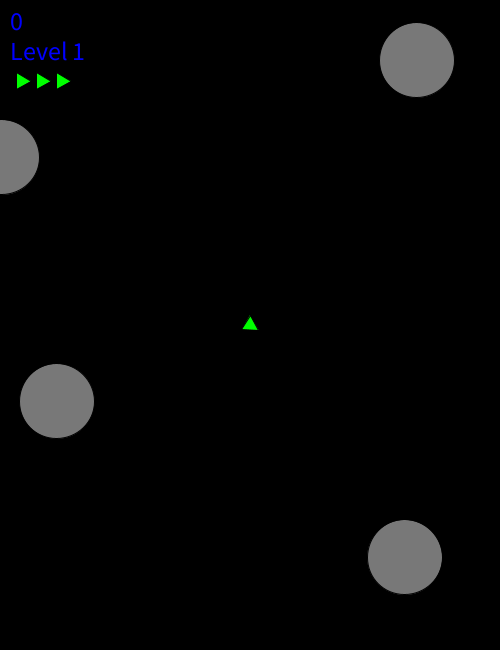
Frame 1 (no input)
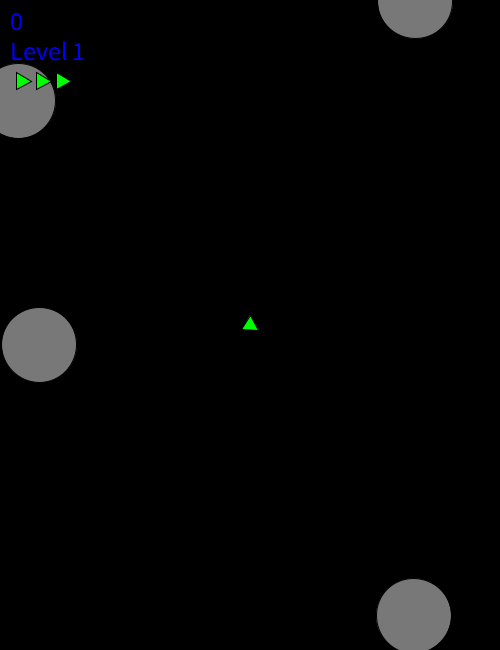
Frame 60 (the mouse pressed at the canvas centre just before this capture)
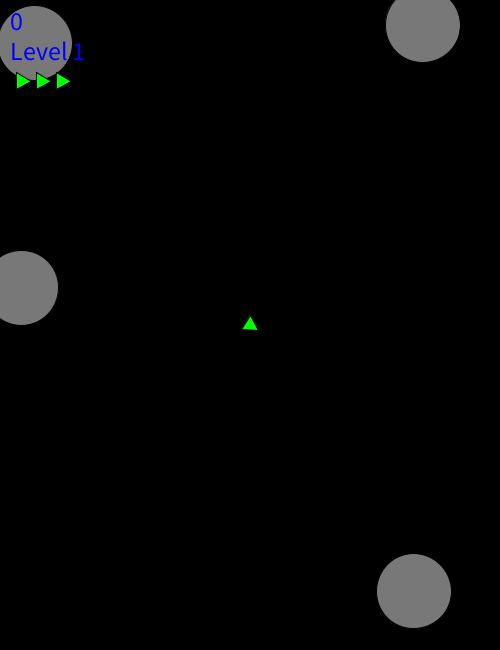
Frame 120 (the mouse held since frame 60 and released just before this capture)

The Processing sketch that drew these frames (run headless with seeded random() and noise(); from frame 60 on, the mouse is pressed at the canvas centre):

// Processing sketch: assignment3
// ── assignment3.pde
/*
   COSC-101 - Assignment 3 - Asteroids!
   Authors: Matthew Watts, Christopher Davidson, Marcus Girard
   Student Number: MATT - 9102134, CHRIS - 220149871, MARCUS - 220183425
   Course: COSC101
   Usage: To compile and run the program, load this .pde file in "Processing",
          and press the run button.
   Purpose: This program implements COSC101 "Assignment 3 - Asteroids!"
   Features: Described in accompanying "Asteroids Documentation.pdf"
*/

        // current location of ship
PVector shipLocation,
        // current velocity of ship
        shipVelocity,
        // location of ship explosion
        shipExplosionLocation,
        // current location of alien ship
        alienLocation,
        // current velocity of alien ship
        alienVelocity,
        // current location of alien laser bolt
        alienLaserLocation,
        // current velocity of alien laser bolt
        alienLaserVelocity,
        // location of alien ship explosion animation
        alienExplosionLocation;
      // current direction (bearing) of ship
float shipDirection,
      // current acceleration of ship
      acceleration;
// current locations of laser bolts
ArrayList<PVector> laserLocation = new ArrayList<PVector>();
// current velocity of laser bolts
ArrayList<PVector> laserVelocity = new ArrayList<PVector>();
// time remaining for laser bolts
ArrayList<Integer> laserOn = new ArrayList<Integer>();
      // determines how fast the laser bolt moves
float laserSpeed = 30,
      // determines how much thrust happens when up and down arrow pressed
      // pixels per frame per frame ship acceleration
      thrustConstant = 0.2,
      // how fast large asteroids move on level 1
      asteroidStartSpeed = 1,
      // how fast asteroid speed increases with difficulty increase
      asteroidSpeedChange = 0.25,
      // how fast alien ship speed increases with difficulty increase
      alienSpeedChange = 0.5,
      // speed of alien laser bolt
      alienLaserSpeed = 5,
      // initial ship direction is up: 1.5 pi radians is up
      initialShipDirection = 1.5*PI;
    // score is zero at start of level 1
int score=0,
    // game starts at level 1
    level=1,
    // how many lives do you have
    lives=4,
    // how many lives are currently remaining?
    livesRemaining = lives,
    // size of a laser bolt
    laserSize = 10,
    // how many asteroids does level 1 start with?
    startAsteroidCount = 4,
    // how many extra asteroids on new levels
    asteroidLevelUp = 2,
    // radius size on ship triangle
    shipSize = 10,
    // determines how quickly ship turns when left and right arrow pressed
    shipTurnSpeed = 50,
    // detection radius for "is asteroid close to display centre"
    centreRadius = 100,
    // if the spawning waits too long without centre becoming clear, the ship spawns anyway
    // how many frames must pass before a new ship is forced to spawn
    spawnWaitLimit = 300,
    // gameMode: 0="in progress", 1="waiting to spawn", 2="game over"
    gameMode = 0,
    // how many frames must pass before laser fires again
    laserFireFrames = 5,
    // how many frames have elapsed since laser bolt was fired
    framesSinceFire = laserFireFrames + 1,
    // how many frames must pass before a new game can start
    endGameFrames = 20,
    // stochastic delay before alien ship spawns
    alienSpawnSeconds = 10,
    // size of alien ship
    alienSize = 25,
    // level that alien first appears on
    alienLevel = 2,
    // stochastic delay before alien ship fires laser bolt
    alienLaserSpawnSeconds = 10,
    // size of alien laser bolt
    alienLaserSize = 10,
    // points for shooting alien ship
    scoreAlien = 200;
    // is the ship exhause showing: 0 = not showing, 1 = showing
int exhaust,
    // which ship explosion "frame" is currently displaying
    shipExplosion,
    // how many asteroids currently exist?
    // we set it to startAsteroidCount at start of level 1
    asteroids = startAsteroidCount,
    // how long have we been waiting for new ship to spawn?
    spawnWait,
    // how long have we been waiting for the new game to start
    endGameWait,
    // which alien explosion "frame" is currently showing
    alienExplosion;
        // is the left arrow key down?
boolean leftPressed = false,
        // is the right arrow key down?
        rightPressed = false,
        // is the up arrow key down?
        upPressed = false,
        // is the down arrow key down?
        downPressed = false,
        // is the space key down?
        spacePressed = false,
        // is an alien ship visiting?
        alienOn = false,
        // is an alien laser firing?
        alienLaserOn = false;
       // says what happened with game result
String gameResult;
// current position of asteroid
ArrayList<PVector> asteroidPosition = new ArrayList<PVector>();
// is the asteroid dead?
ArrayList<Boolean> asteroidDead = new ArrayList<Boolean>();
// current direction (bearing) of asteroid
ArrayList<Float> asteroidDirection = new ArrayList<Float>();
// current size of asteroid: small=2, medium=1, large=0
ArrayList<Integer> asteroidSize = new ArrayList<Integer>();
// which asteroid explosion "frame" is currently displaying
ArrayList<Integer> asteroidExplosion =  new ArrayList<Integer>();
// how fast is the asteroid travelling
ArrayList<Float> asteroidSpeed =  new ArrayList<Float>();
// diameter for each asteroid circle: {large, medium, small}
int[] asteroidSizes = {75,50,25};
// how many points for shooting each asteroid size: large=25, medium=50, small=100
int[] scores = {25,50,100};
// each element of this array is a ship explosion "frame"
// a frame is a circle of specified diameter
// frames can be added/removed by simply growing or shrinking this fixed size array
int[] shipExplosions = {500,450,400,350,300,250,200,150,100,50};
// each element of this array is an asteroid explosion "frame"
int[] asteroidExplosions = {250,225,200,175,150,125,100,75,50,25};
// each element of this array is an alien explosion "frame"
int[] alienExplosions = {250,225,200,175,150,125,100,75,50,25};

void setup(){
// Purpose: initialise the game
  
  // set display size to 500 width and 650 height
  size(500,650);
  
  // set the font size for displaying score
  textSize(26);

  // initial ship direction is up: 1.5 pi radians is up
  shipDirection = initialShipDirection;
  
  frameRate(30);
  
  // initialise game variables and start the game
  initGame();
  restartGame();
}

void draw(){
// Purpose: draw a frame of the game
  
  // set a black background to draw on
  background(0);

  // spawn new ship
  waitToSpawn();
  
  // process key presses so user interface responds to user input on each frame
  processKeyPress();
  
  // draw laser bolt and ship
  drawLaser();
  drawShip();
  
  // draw remaining elements of the game composition
  drawAsteroids();
  drawAlienLaser();
  drawAlien();
  drawScore();
  drawExplosion();
  drawLives();
  
  // display game over messages
  drawGameOver();
  
  // move the ship and laser bolt
  moveShip();  
  moveLaser();
  
  // move the asteroids, alien, and alien laser bolt
  moveAsteroids();
  moveAlien();
  moveAlienLaser();
    
  // detect collision between lasers and asteroids, alien, ship
  detectLaserCollision();
    
  // detect collision between ship and asteroids, alien
  detectShipCollision();
}

void initGame() {
// Purpose: initialise the PVectors
  // pass 2 parameters to the PVector constructors to indicate 2 dimensional
  shipLocation = new PVector(0,0); 
  shipExplosionLocation = new PVector(0,0);
  alienLocation = new PVector(0,0);
  alienVelocity = new PVector(0,0);
  alienExplosionLocation = new PVector(0,0);
  alienLaserLocation = new PVector(0,0);
  alienLaserVelocity = new PVector(0,0);
}

void restartGame() {
// Purpose: start or restart the game
  
  // the ship is not moving
  shipVelocity = new PVector(0,0);
  
  // the ship is in the centre of the screen
  shipLocation.x = width/2;
  shipLocation.y = height/2;
  
  // set game state to "in progress"
  gameMode = 0;
  // set laser to "not firing"
  //laserOn = false;
  // set exhaust to off
  exhaust = 0;
  // set ship expolosion animation to off
  shipExplosion = 0;
  
  // initialise the asteroids location, direction, status and sizes
  initAsteroids();  
}

void drawGameOver() {
// Purpose: draw the game over message
  
  if (gameMode == 2) {
    // game mode is "game over"
    // set text colour blue
    fill(0,0,255);
    // display game over messages
    text("Game over",width/2-60,height/2-20);
    text("Press any key to restart",width/2-130,height/2+10);
    
    // increment end game timer
    endGameWait++;
  }
}

void drawScore() {
// Purpose: draw the score

  // set text colour blue
  fill(0,0,255);
  
  // write the score
  text(score,10,30);
  text("Level " + level,10,60);
  //text("lives: " + livesRemaining,10,90);
}

void drawLives() {
// Purpose: draw the number of lives remaining as ship icons

 // colour is green
 fill(0,255,0);
 pushMatrix();
 translate(1,1);
 // draw an icon for each spare ship life remaining
 for (int i=0;i<livesRemaining-1;i++) {
   drawPolygon(20+(i*20),80, shipSize, 3);
 }
 popMatrix(); 
}

void initAsteroids() {
// Purpose: create new asteroid set for the start of a level
  float theDirection, theSpeed;
  boolean isDead = false;
  int theSize = 0, // asteroid is large size
      theExplosion = 0; // asteroid is not exploding
  
  asteroids = startAsteroidCount + ((level - 1) * asteroidLevelUp);  
  asteroidPosition.clear();
  asteroidDead.clear();
  asteroidDirection.clear();
  asteroidSize.clear();
  asteroidExplosion.clear();
  asteroidSpeed.clear();
  
  // initialise the asteroids location, direction, status and sizes
  for (int i=0;i<asteroids;i++) {
    PVector thePosition = new PVector(0,0);
    
    // make random direction of asteroid close to up or down
    // so initially the ship is not in its path
    if (random(2) < 1) {
      // asteroid direction close to up 50% of the time
      theDirection = random(1.4*PI,1.6*PI);    
    } else {
      // asteroid direction close to down 50% of the time
      theDirection = random(0.4*PI,0.6*PI);          
    }
    // make random x of asteroid close to left or right side of screen
    // so initially the ship is not in its path
    if (random(2) < 1) {
      // asteroid position close to left of screen 50% of the time
      thePosition.x = random(0,width/4);
    } else {
      // asteroid position close to right of screen 50% of the time
      thePosition.x = random(width*0.75,width);
    }
    // random y can be anywhere on the screen
    thePosition.y = random(height);
    
    // speed of large asteroids increases by asteroidSpeedChange on each level
    theSpeed = asteroidStartSpeed + ((level-1) * asteroidSpeedChange);
    
    // add values for this asteroid to the arrays
    asteroidPosition.add(thePosition);
    asteroidDead.add(isDead);
    asteroidDirection.add(theDirection);
    asteroidSize.add(theSize);
    asteroidExplosion.add(theExplosion);
    asteroidSpeed.add(theSpeed);
  }
}

void drawAsteroids() {
// Purpose: draw asteroids
  boolean isDead;
  int theSize;
  PVector thePosition = new PVector(0,0);
  
  for (int i=0;i<asteroids;i++) {
    isDead = asteroidDead.get(i);
    
    if (! isDead) {
      fill(120,120,120);
      thePosition = asteroidPosition.get(i);
      theSize = asteroidSize.get(i);
      
      ellipse(thePosition.x,thePosition.y,
              asteroidSizes[theSize],
              asteroidSizes[theSize]);
    }
  }
}

void moveAsteroids() {
// Purpose: move the asteroids
  float theDirection, theSpeed;
  boolean isDead;
  PVector thePosition = new PVector(0,0);
  
  for (int i=0;i<asteroids;i++) {
    isDead = asteroidDead.get(i);
    
    if (! isDead) {
      thePosition = asteroidPosition.get(i);
      theDirection = asteroidDirection.get(i);
      theSpeed = asteroidSpeed.get(i);
      
      // move asteroid
      thePosition.x += cos(theDirection)*theSpeed;
      thePosition.y += sin(theDirection)*theSpeed;
      
      // wrap asteroid around the edges of the screen
      if (thePosition.x > (width-1)) {
        thePosition.x -= width;
      }
      if (thePosition.x < 0) {
        thePosition.x += width;
      }
      if (thePosition.y > (height-1)) {
        thePosition.y -= height;
      }
      if (thePosition.y < 0) {
        thePosition.y += height;
      }
      
      asteroidPosition.set(i,thePosition);
    }
  }
}

void accelerateShip() {
// Purpose: accelerate or decelerate the ship
  
  // calculate the acceleration
  PVector shipAcceleration;
  shipAcceleration = new PVector(cos(shipDirection),sin(shipDirection));
  shipAcceleration.setMag(acceleration);
  
  // update the velocity
  shipVelocity.add(shipAcceleration);
  
  exhaust = 1;
}

void moveShip() {
// Purpose: move the ship
  if (gameMode == 0) {
    // game mode is "in progress"
    // move the ship
    // update ship location
    shipLocation.add(shipVelocity);
  
    // wrap ship around the edges of the screen
    if (shipLocation.x > (width-1)) {
      shipLocation.x -= width;
    }
    if (shipLocation.x < 0) {
      shipLocation.x += width;
    }
    if (shipLocation.y > (height-1)) {
      shipLocation.y -= height;
    }
    if (shipLocation.y < 0) {
      shipLocation.y += height;
    }
  }
}

void teleportShip() {
// Purpose: teleport ship to a random location
  
  // set all keys to up before teleport
  initKeys();
  
  // ship teleports to a random location
  shipLocation.x = random(4,width-6);
  shipLocation.y = random(4,height-6);
  
  // ship is standing still
  shipVelocity.x = 0;
  shipVelocity.y = 0;
}

void drawExhaust() {
// Purpose: draw a rocket exhaust for the ship
  fill(255,0,0);
  if (upPressed) {
    // draw a rocket exhaust behind the ship
    triangle((-1*shipSize/2),-4,(-1*shipSize/2),4,-30,0);
  }
  if (downPressed) {
    // draw a rocket exhaust in front of the ship
    triangle(shipSize/2,-4,shipSize/2,4,30,0);    
  }
  exhaust = 0;
}

void drawShip() {
// Purpose: draw the ship
  if (gameMode == 0) {
    // game mode is "in progress"
    // draw a triangle centred on xLoc,yLoc
    // later, we'll substitute an image instead of a triangle
    // https://processing.org/examples/regularpolygon.html
    pushMatrix();
    translate(shipLocation.x, shipLocation.y);
    rotate(shipDirection);
    if (exhaust > 0) {
      drawExhaust();
    }
    fill(0,255,0);
    drawPolygon(0, 0, shipSize, 3);  // Triangle
    popMatrix();
  }
}

void drawShipExplosion() {
// Purpose: draw frame of ship explosion animation
  if (shipExplosion > 0) {
    // colout is red
    fill(255,0,0);
    // draw frame of ship explosion animation
    ellipse(shipExplosionLocation.x,shipExplosionLocation.y,
            shipExplosions[shipExplosion-1],shipExplosions[shipExplosion-1]);
    // move to next frame of the ship explosion animation
    shipExplosion--;
  }  
}

void drawAsteroidExplosion() {
// Purpose: draw frame of asteroid explosion animation
  int theExplosion;
  PVector thePosition = new PVector(0,0);

  // draw frame of asteroid explosion animation
  for (int i=0;i<asteroids;i++) {
    theExplosion = asteroidExplosion.get(i);
    
    if (theExplosion > 0) {
      thePosition = asteroidPosition.get(i);
      
      // colour is green
      fill(0,255,0);
      // draw frame of asteroid explosion animation
      ellipse(thePosition.x,thePosition.y,
              asteroidExplosions[theExplosion-1],
              asteroidExplosions[theExplosion-1]);
              
      // move to next frame of the asteroid explosion animaiton
      theExplosion--;
      asteroidExplosion.set(i,theExplosion);
    }
  }
}

void drawAlienExplosion() {
// Purpose: draw frame of alien explosion animation
  if (alienExplosion > 0) {
    // colout is red
    fill(255,0,0);
    // draw frame of alien explosion animation
    ellipse(alienExplosionLocation.x,alienExplosionLocation.y,
            alienExplosions[alienExplosion-1],
            alienExplosions[alienExplosion-1]);
    // move to next frame of the alien explosion animation
    alienExplosion--;
  }  
}

void drawExplosion() {
// Purpose: draw frame of an explosion animation  
  
  // draw frame of ship explosion animation
  drawShipExplosion();
  
  // draw frame of asteroid explosion animation
  drawAsteroidExplosion();
  
  // draw frame of alien explosion animation
  drawAlienExplosion();
}

boolean detectAsteroidCentre() {
// Purpose: detect if a asteroid is "near" centre of display
  int tolerance;
  boolean isDead;
  boolean fReturn = false;
  int theSize;
  PVector thePosition = new PVector(0,0);
  
  for (int i=0;i<asteroids;i++) {
    isDead = asteroidDead.get(i);
    
    if (! isDead) {
      theSize = asteroidSize.get(i);
      thePosition = asteroidPosition.get(i);
      
      tolerance = (asteroidSizes[theSize]/2) + centreRadius;
      
      // circular collision detection:
      // uses formula (x2-x1)^2 + (y1-y2)^2 <= (r1+r2)^2
      if (sq(thePosition.x - (width/2)) + sq(thePosition.y - (height/2))
           <= sq(tolerance)) {
        // asteroid is near centre
        fReturn = true;
      }
      
      spawnWait++;
      
      if (spawnWait > spawnWaitLimit) {
        // we've waited too long
        // spawn the ship anyway
        fReturn = false;
        spawnWait = 0;
      }
    }
  }
  return(fReturn);
}

void waitToSpawn() {
// Purpose: wait to spawn a new life for the ship
  if (gameMode == 1) {
    // game mode is "waiting to spawn"
    
    // the ship is born again with a new life
    // wait until screen centre is clear before relaunching ship

    // detect if the area around the display centre is free of asteroids
    if (!detectAsteroidCentre()) {
      // spawn ship
      // set game mode to "in progress"
      gameMode = 0;
    }
  }
}

void nextLife() {
// Purpose: the ship moves to one of its remaining spare lives
  
  // initial ship direction is up: 1.5 pi radians is up
  shipDirection = initialShipDirection;

  // the ship is in the centre of the screen
  shipLocation.x = width/2;
  shipLocation.y = height/2;

  // the ship is not moving
  shipVelocity.x = 0;
  shipVelocity.y = 0;  
}

void shipExplodes() {
// Purpose: make a ship explosion
  // ship has collided with an asteroid or alien
  
  // set all keys to up
  initKeys();
  // start animation of ship explosion
  shipExplosion = shipExplosions.length;
  // set ship explosion location
  shipExplosionLocation.x = shipLocation.x;
  shipExplosionLocation.y = shipLocation.y;
  
  // how many lives do we have left?
  livesRemaining--;
  if (livesRemaining > 0) {
    // go to the next life
    // game mode is "waiting to spawn"
    gameMode = 1;
    // reset the waiting to spawn timer
    spawnWait = 0;
    // reset the ship parameters for a new life
    nextLife();
  } else {
    // game mode is "game over"
    gameMode = 2;
    // reset end game timer
    endGameWait = 0;
  }
}

void detectShipCollisionAsteroid() {
// Purpose: detect collision between ship and asteroids
  int toleranceAsteroid;
  boolean isDead;
  int theSize;
  PVector thePosition = new PVector(0,0);

  if (gameMode == 0) {
    // game mode is in progress
    for (int i=0;i<asteroids;i++) {
      isDead = asteroidDead.get(i);
    
      if (! isDead) {
        theSize = asteroidSize.get(i);
        thePosition = asteroidPosition.get(i);
      
        toleranceAsteroid = (asteroidSizes[theSize]/2) + (shipSize/2);

        // bounding box collision detection
        if (shipLocation.x >= (thePosition.x-toleranceAsteroid) &
            shipLocation.x <= (thePosition.x+toleranceAsteroid) &
            shipLocation.y >= (thePosition.y-toleranceAsteroid) &
            shipLocation.y <= (thePosition.y+toleranceAsteroid)) {
              // ship has collided with an asteroid
              // a life is destroyed
              shipExplodes();
        }
      }
    }
  }
}

void detectShipCollisionAlien() {
// Purpose: detect collision between ship and alien
  int toleranceAlien;
  
  // alien is visiting and game mode is in progress
  if ((alienOn) & (gameMode == 0)) {
    toleranceAlien = (alienSize/2) + (shipSize/2);
    
    // bounding box collision detection
    if (shipLocation.x >= (alienLocation.x-toleranceAlien) &
        shipLocation.x <= (alienLocation.x+toleranceAlien) &
        shipLocation.y >= (alienLocation.y-toleranceAlien) &
        shipLocation.y <= (alienLocation.y+toleranceAlien)) {
          // ship has collided with an alien
          // a life is destroyed
          shipExplodes();
    }
  }
}

void detectShipCollision() {
// Purpose: detect collision between:
//   ship and asteroids
//   ship and alien
  
  // detect collision between ship and asteroids
  detectShipCollisionAsteroid();
  
  // detect collision between ship and alien
  detectShipCollisionAlien();
}

void spawnAsteroid(float positionX, float positionY, float theSpeed, int theSize) {
// Purpose: spawn a baby asteroid
  // baby asteroid moves in a random direction
  float theDirection = random(2*PI);
  boolean isDead = false;
  int theExplosion = 0;
  // asteroid starts where the parent asteroid exploded
  PVector thePosition = new PVector(positionX,positionY);
  
  // add another asteroid
  asteroids++;
  
  // add this asteroids attributes to the ArrayList's
  asteroidPosition.add(thePosition);
  asteroidDirection.add(theDirection);
  asteroidSize.add(theSize);
  asteroidDead.add(isDead);
  asteroidExplosion.add(theExplosion);
  // asteroid speed increases by asteroidSpeedChange when it decreases in size
  asteroidSpeed.add(theSpeed+asteroidSpeedChange);
}

void asteroidHit(int iAsteroid) {
// Purpose: an asteroid has been hit with a laser bolt
//          potentially spawn baby asteroids
  boolean isDead;
  int theSize;
  PVector thePosition = new PVector(0,0);
  float theSpeed;

  // increase the score
  theSize = asteroidSize.get(iAsteroid);
  score += scores[theSize];
  
  // get the position and speed of the hit asteroid
  thePosition = asteroidPosition.get(iAsteroid);
  theSpeed = asteroidSpeed.get(iAsteroid);
  
  // spawn new asteroids
  if (theSize == 0) {
    // large asteroid destroyed: spawn 2 medium asteroids
    spawnAsteroid(thePosition.x,thePosition.y,theSpeed,1);
    spawnAsteroid(thePosition.x,thePosition.y,theSpeed,1);
  }
  if (theSize == 1) {
    // medium asteroid destroyed: spawn 2 small asteroids
    spawnAsteroid(thePosition.x,thePosition.y,theSpeed,2);
    spawnAsteroid(thePosition.x,thePosition.y,theSpeed,2);
  }
  // if small asteroid destroyed, we spawn nothing
  
  // if there's no asteroids remaining, move to the next level
  int deadAsteroids = 0;
  for (int i=0;i<asteroids;i++) {
    isDead = asteroidDead.get(i);
    if (isDead) {
      deadAsteroids++;
    }
  }
  if (deadAsteroids == asteroids) {
    // all asteroids are dead - no live asteroids left
    // we move to the next level
    level++;
    restartGame();
  }
}

void asteroidExplodes(int laser, int asteroid) {
// Purpose: make an asteroid explode
  int isLaserOn, theExplosion;              
  boolean isDead;
  
  // set laser bolt off
  isLaserOn = 0;
  laserOn.set(laser,isLaserOn);

  // destroy the asteroid
  isDead = true;
  asteroidDead.set(asteroid,isDead);
            
  // asteroid is exploding
  // start asteroid explosion animation
  theExplosion = asteroidExplosions.length;
  asteroidExplosion.set(asteroid,theExplosion);
  
  // asteroid was hit
  // spawn baby asteroids
  asteroidHit(asteroid);
}

void alienExplodes(int laser) {
// Purpose: make an alien explode
  int isLaserOn;
  
  // destroy the alien
  alienOn = false;
  
  // set laser bolt off
  isLaserOn = 0;
  laserOn.set(laser,isLaserOn);
  
  // increment score for shooting the alien
  score += scoreAlien;

  // alien is exploding
  // start alien explosion animation
  alienExplosion = alienExplosions.length;
  // set alien explosion location
  alienExplosionLocation.x = alienLocation.x;
  alienExplosionLocation.y = alienLocation.y;
}

void detectLaserCollisionAsteroid() {
// Purpose: detect collision between ship laser and asteroids
  int toleranceAsteroid, isLaserOn;
  boolean isDead;
  int theSize;
  PVector thePosition = new PVector(0,0);
  PVector theLocation = new PVector(0,0);
  
  if (gameMode == 0) {
    // game mode is "in progress"
    // detect collision between ship laser and asteroids
    for (int i=0;i<asteroids;i++) {
      isDead = asteroidDead.get(i);
      if ((! isDead) & (laserLocation.size() > 0)) {
        for (int j=0;j<laserLocation.size();j++) {
          isLaserOn = laserOn.get(j);
          if (isLaserOn > 0) {
            // break the loop if we have killed an asteroid and are still firing
            if (i <= asteroidSize.size()) {
              theSize = asteroidSize.get(i);
      
              toleranceAsteroid = (asteroidSizes[theSize]/2) + (laserSize/2);
      
              thePosition = asteroidPosition.get(i);
              theLocation = laserLocation.get(j);

              // bounding box collision detection
              if (theLocation.x >= (thePosition.x-toleranceAsteroid) &
                  theLocation.x <= (thePosition.x+toleranceAsteroid) &
                  theLocation.y >= (thePosition.y-toleranceAsteroid) &
                  theLocation.y <= (thePosition.y+toleranceAsteroid)) {
                    // laser hits asteroid
                    asteroidExplodes(j,i);
              }
            }
          }
        }
      }
    }
  }
}

void detectLaserCollisionAlien() {
// Purpose: detect collision between ship laser and alien
  int toleranceAlien, isLaserOn;
  PVector theLocation = new PVector(0,0);

  if (gameMode == 0) {
    // game mode is "in progress"
    // detect collision between ship laser and alien
    if ((laserLocation.size() > 0) && (alienOn)) {
      for (int i=0;i<laserLocation.size();i++) {
        isLaserOn = laserOn.get(i);
        if (isLaserOn > 0) {
          toleranceAlien = (alienSize/2) + (laserSize/2);
        
          theLocation = laserLocation.get(i);

          // bounding box collision detection
          if (theLocation.x >= (alienLocation.x-toleranceAlien) &
              theLocation.x <= (alienLocation.x+toleranceAlien) &
              theLocation.y >= (alienLocation.y-toleranceAlien) &
              theLocation.y <= (alienLocation.y+toleranceAlien)) {
                // laser hits alien
                alienExplodes(i);
          }
        }
      }
    }
  }
}

void detectLaserCollisionShip() {
// Purpose: detect collision between alien laser and ship
  int toleranceShip;
    
  if (gameMode == 0) {
    // game mode is "in progress"
    if (alienLaserOn) {
      toleranceShip = (shipSize/2) + (alienLaserSize/2);

      // bounding box collision detection
      if (shipLocation.x >= (alienLaserLocation.x-toleranceShip) &
          shipLocation.x <= (alienLaserLocation.x+toleranceShip) &
          shipLocation.y >= (alienLaserLocation.y-toleranceShip) &
          shipLocation.y <= (alienLaserLocation.y+toleranceShip)) {
            // laser hits alien
            shipExplodes();
      }
    }
  }
}

void detectLaserCollision() {
// Purpose: detect collision between:
//   ship laser and asteroids
//   ship laser and alien
//   alien laser and ship

  // detect collision between ship laser and asteroids
  detectLaserCollisionAsteroid();
  
  // detect collision between ship laser and alien
  detectLaserCollisionAlien();
  
  // detect collision between alien laser and ship
  detectLaserCollisionShip();
}

void drawPolygon(float x, float y, float radius, int points) {
// Purpose: draw a polygon
// Arguments: x,y: centroid location for polygon
//            radius: radius for polygon
//            points: number for points
  float angle_between_points = TWO_PI / points;
  beginShape();
  for (float delta = 0; delta < TWO_PI; delta += angle_between_points) {
    vertex(x + cos(delta) * radius,y + sin(delta) * radius);
  }
  endShape(CLOSE);
}

void drawLaser() {
// Purpose: draw the ships laser bolts
  if (gameMode == 0) {
    // game mode is "in progress"
    // draw the laser bolts
    if (laserLocation.size() > 0) {
      for (int i=0;i<laserLocation.size();i++) {
        int isLaserOn = laserOn.get(i);
        if (isLaserOn > 0) {
          PVector theLocation = new PVector(0,0);
          theLocation = laserLocation.get(i);
          // colour is red
          fill(255,0,0);
          ellipse(theLocation.x,theLocation.y,laserSize,laserSize);
          // decriment life of this laser bolt
          isLaserOn--;
          laserOn.set(i,isLaserOn);
        }
      }
    }
  }
}

void moveLaser() {
// Purpose: move the ships laser bolts
  if (gameMode == 0) {
    // game mode is "in progress"
    // move the laser bolts
    if (laserLocation.size() > 0) {
      // traverse array in reverse order in case we drop elements from the array
      for (int i=laserLocation.size()-1;i>=0;i--) {
        int isLaserOn = laserOn.get(i);
        if (isLaserOn > 0) {
          // get the laser bolts location and velocity
          PVector theLocation = new PVector(0,0);
          PVector theVelocity = new PVector(0,0);
          theLocation = laserLocation.get(i);
          theVelocity = laserVelocity.get(i);
        
          // update laser location
          theLocation.add(theVelocity);
        
          // wrap laser around display when it reaches the edge of the display
          if (theLocation.x < 0) {
            theLocation.x += width;
          }
          if (theLocation.x > (width-1)) {
            theLocation.x -= width;
          }
          if (theLocation.y < 0) {
            theLocation.y += height;
          }
          if (theLocation.y > (height-1)) {
            theLocation.y -= height;
          }
        
          // store the new laser bolts location
          laserLocation.set(i,theLocation);
        
          // decriment laserOn for the laser bolt
          // laser bolt travels for a number of frames, then dies
          isLaserOn--;
        
          // remove laser bolts where laserOn is zero
          // the laser bolt has travelled for allowed number of frames
          //  or has hit an asteroid
          if (isLaserOn < 1) {
            laserLocation.remove(i);
            laserVelocity.remove(i);
            laserOn.remove(i);
          }
        }
      }
    }
  }
  
  // increment framesSinceFire
  // when we fire a laser bolt, we wait for a bit before another one can fire
  framesSinceFire++;
}

void fireLaser() {
// Purpose: fire a laser bolt
  PVector theLocation = new PVector(0,0);
  PVector theVelocity = new PVector(0,0);
  int isLaserOn;
  
  // laser bolt has the ships velocity and location
  theLocation.x = shipLocation.x;
  theLocation.y = shipLocation.y;
  theVelocity.x = (cos(shipDirection) * laserSpeed) + shipVelocity.x;
  theVelocity.y = (sin(shipDirection) * laserSpeed) + shipVelocity.y;
  
  // laser bolt travels for a number of frames equal to the width of the screen
  isLaserOn = round(width/laserSpeed);
  
  // store the laser bolts attributes
  laserLocation.add(theLocation);
  laserVelocity.add(theVelocity);
  laserOn.add(isLaserOn);
  
  // we have just fired a laser bolt
  // wait for a bit before another one can fire
  framesSinceFire = 0;
}

void drawAlienLaser() {
// Purpose: draw alien laser bolt
  waitAlienLaser();
  if (alienLaserOn) {
    // draw the alien laser
    // colour is yellow
    fill(255,255,0);
    ellipse(alienLaserLocation.x,alienLaserLocation.y,alienLaserSize,alienLaserSize);
  }
}

void moveAlienLaser() {
// Purpose: move alien laser bolt
  if (alienLaserOn) {
    alienLaserLocation.add(alienLaserVelocity);
    
    // alien laser bolt disappears when it reaches the edge of the display
    if (alienLaserLocation.x < 0) {
      alienLaserOn = false;
    }
    if (alienLaserLocation.x > (width-1)) {
      alienLaserOn = false;
    }
    if (alienLaserLocation.y < 0) {
      alienLaserOn = false;
    }
    if (alienLaserLocation.y > (height-1)) {
      alienLaserOn = false;
    }
  }
}

void waitAlienLaser() {
// Purpose: randomly spawn an alien laser bolt
  if ((level >= alienLevel) && (alienOn)) {
    if (!alienLaserOn) {
      // we might fire an alien laser
      if (random(alienLaserSpawnSeconds*frameRate*2) < 3) {
        // randomly spawn an alien laser
        alienLaserOn = true;
        // the alien laser fires from the alien ship
        alienLaserLocation.x = alienLocation.x;
        alienLaserLocation.y = alienLocation.y;
        // the alien laser fires downwards
        alienLaserVelocity.x = 0;
        alienLaserVelocity.y = alienLaserSpeed;
      }
    }
  }
}

void drawAlien() {
// Purpose: draw alien ship
  // randomly spawn alien ship if it doesn't exist
  waitAlien();
  if (alienOn) {
    // colour is yellow
    fill(255,255,0);
    // draw alien
    ellipse(alienLocation.x,alienLocation.y,alienSize,alienSize);
  }
}

void moveAlien() {
// Purpose: move alien ship
  if (alienOn) {
    alienLocation.add(alienVelocity);
    
    // alien disappears when it reaches the edge of the display
    if (alienLocation.x < 0) {
      alienOn = false;
    }
    if (alienLocation.x > (width-1)) {
      alienOn = false;
    }
    if (alienLocation.y < 0) {
      alienOn = false;
    }
    if (alienLocation.y > (height-1)) {
      alienOn = false;
    }
  }
}

void waitAlien() {
// Purpose: randomly spawn alien ship if it doesn't exist
  if ((level >= alienLevel) && (!alienOn)) {
    // we might spawn an alien
    if (random(alienSpawnSeconds*frameRate*2) < 3) {
      // randomly spawn an alien visitor
      alienOn = true;
      alienLocation.y = 30;
      alienVelocity.y = 0;
      if (random(2) < 1) {
        // alien visits from the left
        alienLocation.x = 0;
        alienVelocity.x = 1 + (alienSpeedChange * (level - 1));
      } else {
        // alien visits from the right
        alienLocation.x = width-1;
        alienVelocity.x = -1 * (1 + (alienSpeedChange * (level - 1)));
      }
    }
  }
}

void initKeys() {
// Purpose: set all keys to up (not pressed)
  leftPressed = false;
  rightPressed = false;
  upPressed = false;
  downPressed = false;
  spacePressed = false;  
}

void processKeyPress() {
// Purpose: do key action for keys that are currently pressed

  if (gameMode == 0) {
    // game mode is "in progress"
    // process key presses so user interface responds to user input on each frame
    // called by every frame drawn
    // this allows us to have fluid and multiple simultaneous key presses
    if (leftPressed) {
      // left arrow key, turn left
      shipDirection -= PI/shipTurnSpeed;
      if (shipDirection < 0) {
        shipDirection = 2*PI;
      }    
    }
    if (rightPressed) {
      // right arrow key, turn right
      shipDirection += PI/shipTurnSpeed;
      if (shipDirection > (2*PI)) {
        shipDirection = 0;
      }
    }
    if (upPressed) {
      // up arrow key, accelerate
      acceleration = thrustConstant;
      accelerateShip();
    }
    if (downPressed) {
      // down arrow key, decelerate
      acceleration = -1 * thrustConstant;
      accelerateShip();
    }
    if (spacePressed) {
      // space key, fire laser
      // we allow a laser bolt to fire every laserFireFrames frames
      if (framesSinceFire > laserFireFrames) {
        fireLaser();
      }
    }
  }
}

void keyPressed() {
// Purpose: detect when a key is pressed down
  if (gameMode == 2) {
    // game mode is "game over"
    if (endGameWait > endGameFrames) {
      // when game is over, press any key to restart game
      score = 0;
      level = 1;
      livesRemaining = lives;
      // initial ship direction is up: 1.5 pi radians is up
      shipDirection = initialShipDirection;
  
      restartGame();
    }
  } else {
    // game mode is "waiting to spawn" or "in progress"
    // when game is in progress, record relevant key presses
    //  so user interface is responsive
    if (key == CODED) {
      if (keyCode ==  LEFT) {
        leftPressed = true;
      }
      if (keyCode ==  RIGHT) {
        rightPressed = true;
      }
      if (keyCode ==  UP) {
        upPressed = true;
      }
      if (keyCode ==  DOWN) {
        downPressed = true;
      }
    }
    if (key == 32) {
      spacePressed = true;
    }
  }
}

void keyReleased() {
// Purpose: detect when a key is released
  if (gameMode != 2) {
    // game mode is "waiting to spawn" or "in progress"
    // record relevant key releases so user interface is responsive
    if (key == CODED) {
      if (keyCode ==  LEFT) {
        leftPressed = false;
      }
      if (keyCode ==  RIGHT) {
        rightPressed = false;
      }
      if (keyCode ==  UP) {
        upPressed = false;
      }
      if (keyCode ==  DOWN) {
        downPressed = false;
      }
    }
    if (key == 32) {
      spacePressed = false;
    }
    if (keyCode == ENTER) {
      // teleport ship when ENTER key released
      teleportShip();
    }
  }
}
